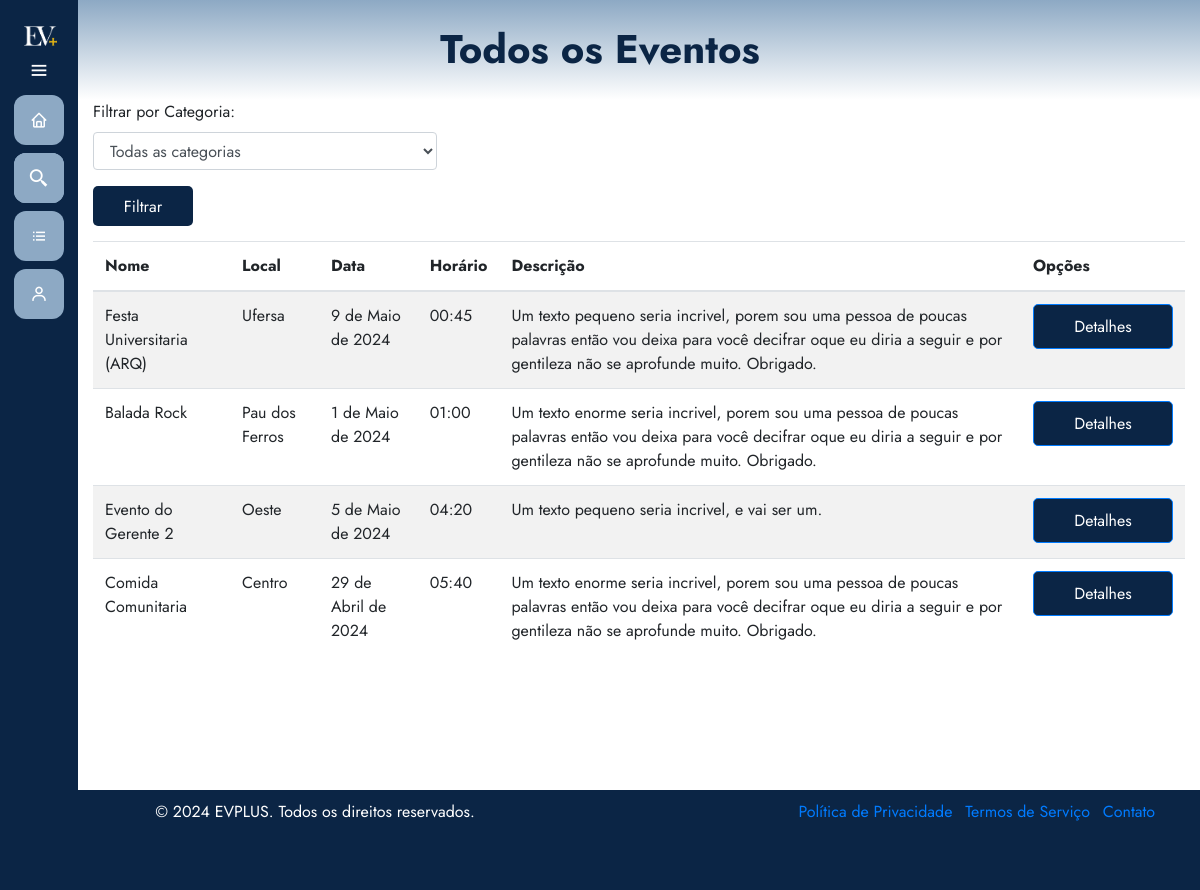
Before: /eventos/todos-eventos/ with the older database file.
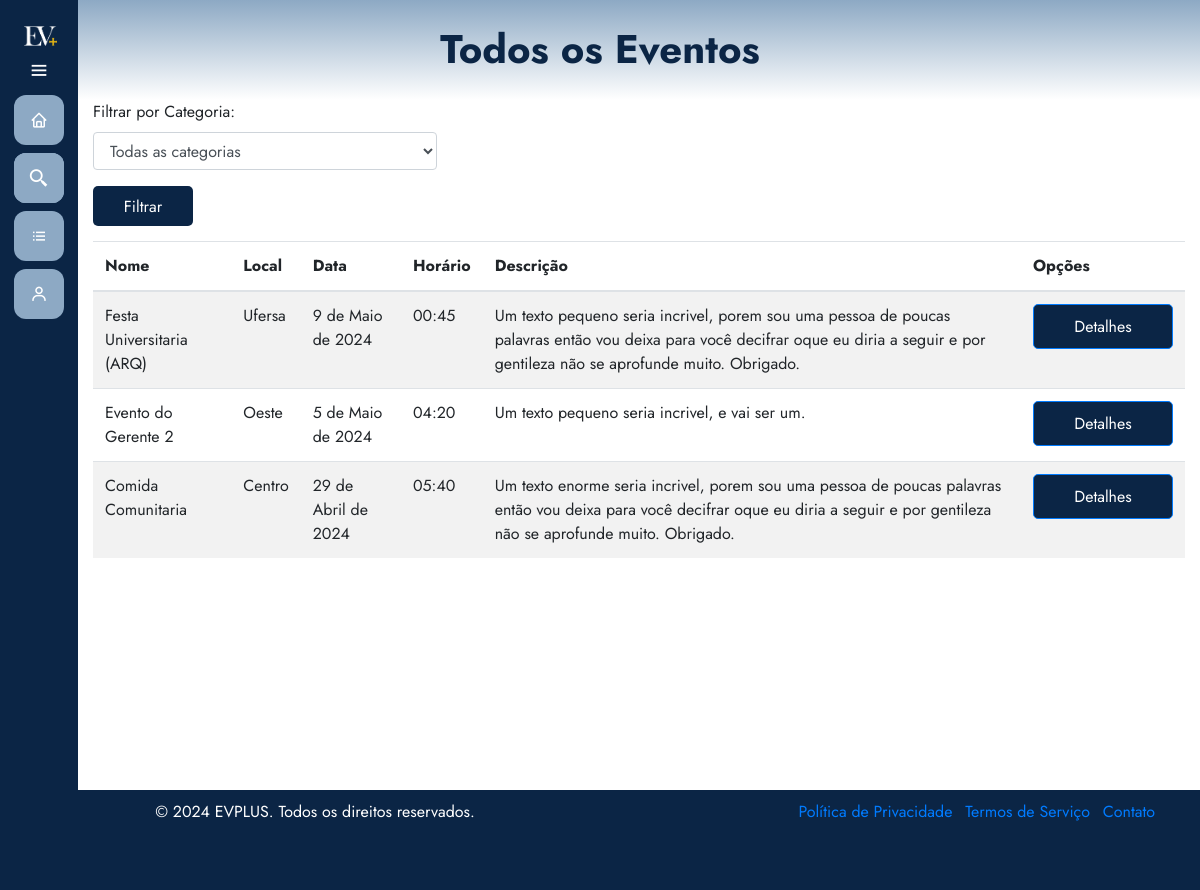
After: the same page with the newer database file.
### eventos/models.py (models this page shows, shortened)
class Evento(models.Model):
    user = models.ForeignKey(User, on_delete=models.CASCADE)
    clients = models.ManyToManyField(User, through='Inscricao', related_name='eventos')
    name = models.CharField(max_length=100)
    description = models.TextField()
    local = models.CharField(max_length=100)
    date = models.DateField()
    time = models.TimeField()
    category = models.CharField(max_length=100)
    banner = models.ImageField(upload_to='eventos', null=True, blank=True)

### eventos/views.py (the view)
# urls.py: path('todos-eventos/', views.listarTodosEventos, name='todos_eventos'),
def listarTodosEventos(request):
    exibir_sidebar = True
    categoria = request.GET.get('categoria')
    if categoria:
        eventosDisponiveis = Evento.objects.filter(category=categoria)
    else:
        eventosDisponiveis = Evento.objects.all()
    return render(request, 'todosEventos.html', {'eventos': eventosDisponiveis, 'exibir_sidebar': exibir_sidebar})

### eventos/templates/todosEventos.html (shortened to what this page needs)
{% extends 'base.html' %}
{% load static %}
{% block 'head' %}
    <link rel="stylesheet" href="{% static 'eventos/css/meuseventos.css' %}">
{% endblock %}
{% block 'dashboard' %}
    <div class="container">
        <div class="row">
            <div class="col-md-4">
                <form method="GET" action="{% url 'eventos:todos_eventos' %}">
                    <div class="form-group">
                        <label for="categoria">Filtrar por Categoria:</label>
                        <select class="form-control" id="categoria" name="categoria">
                            <option value="">Todas as categorias</option>
                        </select>
                    </div>
                    <button type="submit" class="btn btn-filter">Filtrar</button>
                </form>
            </div>
        </div>
        <div class="row">
            <div class="col-md-12">
                <div class="panel panel-default">
                    <div class="panel-body">
                        <div class="table-responsive">
                            <table class="table table-striped">
                                <thead>
                                    <tr>
                                        <th>Nome</th>
                                        <th>Local</th>
                                        <th>Data</th>
                                        <th>Horário</th>
                                        <th>Descrição</th>
                                        <th>Opções</th>
                                    </tr>
                                </thead>
                                <tbody>
                                    {% for evento in eventos %}
                                        <tr>
                                            <td>{{ evento.name }}</td>
                                            <td>{{ evento.local }}</td>
                                            <td>{{ evento.date }}</td>
                                            <td>{{ evento.time }}</td>
                                            <td>{{ evento.description }}</td>
                                            <td>
                                                <a href="{% url 'eventos:detalhes_evento' evento.id %}" class="btn btn-primary">Detalhes</a>
                                            </td>
                                        </tr>
                                    {% endfor %}
                                </tbody>
                            </table>
                        </div>
                    </div>
                </div>
            </div>
        </div>
    </div>
{% endblock %}

Changed rows visible on the page:
removed Evento: name "Balada Rock", local "Pau dos Ferros", date "1 de Maio de 2024", time "01:00", description "Um texto enorme seria incrivel, porem sou uma pessoa de poucas palavras então vou deixa para você decifrar oque eu diria a seguir e por gentileza não se aprofunde muito. Obrigado."
